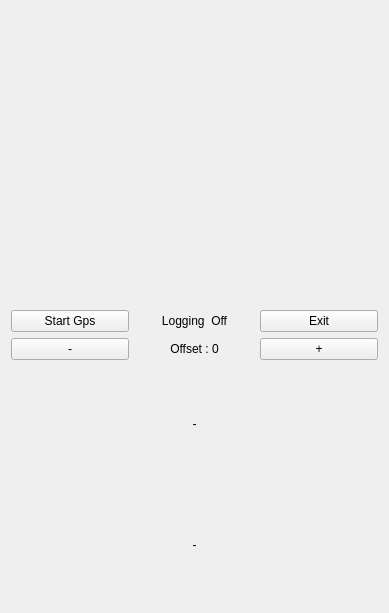
<?xml version="1.0" encoding="UTF-8"?>
<ui version="4.0">
 <class>MainWindow</class>
 <widget class="QMainWindow" name="MainWindow">
  <property name="geometry">
   <rect>
    <x>0</x>
    <y>0</y>
    <width>389</width>
    <height>613</height>
   </rect>
  </property>
  <property name="windowTitle">
   <string>QFlightInstruments Example</string>
  </property>
  <property name="locale">
   <locale language="English" country="UnitedStates"/>
  </property>
  <widget class="QWidget" name="centralWidget">
   <layout class="QGridLayout" name="gridLayout">
    <item row="0" column="0">
     <widget class="WidgetPFD" name="widgetPFD" native="true">
      <property name="sizePolicy">
       <sizepolicy hsizetype="Preferred" vsizetype="Preferred">
        <horstretch>0</horstretch>
        <verstretch>0</verstretch>
       </sizepolicy>
      </property>
      <property name="minimumSize">
       <size>
        <width>0</width>
        <height>0</height>
       </size>
      </property>
      <property name="maximumSize">
       <size>
        <width>16777215</width>
        <height>16777213</height>
       </size>
      </property>
     </widget>
    </item>
    <item row="3" column="0">
     <layout class="QVBoxLayout" name="verticalLayout_2">
      <item>
       <layout class="QHBoxLayout" name="horizontalLayout">
        <item>
         <widget class="QPushButton" name="pushButton_start">
          <property name="minimumSize">
           <size>
            <width>0</width>
            <height>0</height>
           </size>
          </property>
          <property name="maximumSize">
           <size>
            <width>16777215</width>
            <height>16777215</height>
           </size>
          </property>
          <property name="text">
           <string>Start Gps</string>
          </property>
         </widget>
        </item>
        <item>
         <widget class="QLabel" name="label_log">
          <property name="sizePolicy">
           <sizepolicy hsizetype="Minimum" vsizetype="Minimum">
            <horstretch>0</horstretch>
            <verstretch>0</verstretch>
           </sizepolicy>
          </property>
          <property name="maximumSize">
           <size>
            <width>16777215</width>
            <height>16777215</height>
           </size>
          </property>
          <property name="text">
           <string>Logging  Off</string>
          </property>
          <property name="alignment">
           <set>Qt::AlignCenter</set>
          </property>
         </widget>
        </item>
        <item>
         <widget class="QPushButton" name="pushButton_exit">
          <property name="minimumSize">
           <size>
            <width>0</width>
            <height>0</height>
           </size>
          </property>
          <property name="maximumSize">
           <size>
            <width>16777215</width>
            <height>16777215</height>
           </size>
          </property>
          <property name="text">
           <string>Exit</string>
          </property>
         </widget>
        </item>
       </layout>
      </item>
      <item>
       <layout class="QHBoxLayout" name="horizontalLayout_2">
        <item>
         <widget class="QPushButton" name="pushButton_increase">
          <property name="maximumSize">
           <size>
            <width>16777215</width>
            <height>16777215</height>
           </size>
          </property>
          <property name="text">
           <string>-</string>
          </property>
         </widget>
        </item>
        <item>
         <widget class="QLabel" name="label_offset">
          <property name="text">
           <string>Offset : 0</string>
          </property>
          <property name="alignment">
           <set>Qt::AlignCenter</set>
          </property>
         </widget>
        </item>
        <item>
         <widget class="QPushButton" name="pushButton_decrease">
          <property name="maximumSize">
           <size>
            <width>16777215</width>
            <height>16777215</height>
           </size>
          </property>
          <property name="text">
           <string>+</string>
          </property>
         </widget>
        </item>
       </layout>
      </item>
      <item>
       <widget class="QLabel" name="label_vario">
        <property name="minimumSize">
         <size>
          <width>0</width>
          <height>0</height>
         </size>
        </property>
        <property name="text">
         <string>-</string>
        </property>
        <property name="alignment">
         <set>Qt::AlignCenter</set>
        </property>
       </widget>
      </item>
      <item>
       <widget class="QLabel" name="label_status">
        <property name="minimumSize">
         <size>
          <width>0</width>
          <height>0</height>
         </size>
        </property>
        <property name="maximumSize">
         <size>
          <width>16777215</width>
          <height>16777215</height>
         </size>
        </property>
        <property name="text">
         <string>-</string>
        </property>
        <property name="alignment">
         <set>Qt::AlignCenter</set>
        </property>
       </widget>
      </item>
     </layout>
    </item>
   </layout>
   <widget class="QWidget" name="layoutWidget_3">
    <property name="geometry">
     <rect>
      <x>220</x>
      <y>210</y>
      <width>2</width>
      <height>2</height>
     </rect>
    </property>
    <layout class="QVBoxLayout" name="verticalLayout"/>
   </widget>
  </widget>
 </widget>
 <layoutdefault spacing="6" margin="11"/>
 <customwidgets>
  <customwidget>
   <class>WidgetPFD</class>
   <extends>QWidget</extends>
   <header>WidgetPFD.h</header>
   <container>1</container>
  </customwidget>
 </customwidgets>
 <resources/>
 <connections/>
</ui>
